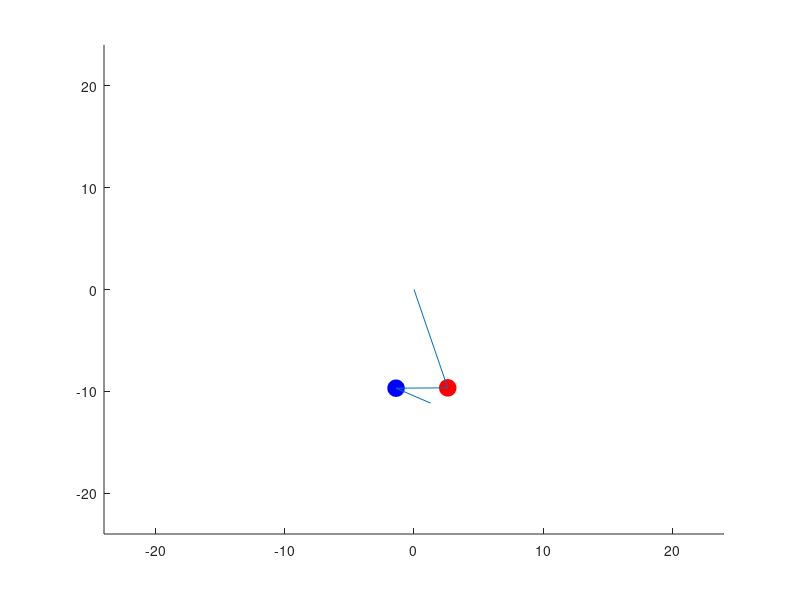

This figure's MATLAB source:
function res = doublePen()
%initial conditions
theda1Init = -pi/3; %radians
thedaDot1Init = 0; %radians/sec
theda2Init = -pi/4; %radians
thedaDot2Init = -2; %radians/sec
g = -9.81; %acceleration due to gravity
m1 = 200; %kilograms
m2 = 100; %kilograms
L1 = 10; %meters
L2 = 4; %meters


Minit = [theda1Init,thedaDot1Init,theda2Init,thedaDot2Init];

[t,M] = ode45(@diffeq, 0:.001:20 , Minit);


x1 = L1 * sin(M(:,1));
y1 = L1 * cos(M(:,1));
x2 = x1 + L2* sin(M(:,3));
y2 = y1 + L2* cos(M(:,3));



animate(t,M);


%plot_pendulum(t,M)

    function res = diffeq(t,x)
      
       
        
        %the equations
        thetaDot1 = x(2);
        
        thetaDDot1 = -((g*(2*m1+m2)*sin(x(1))+m2*(g*sin(x(1)-2*x(3))+2*(L2*x(4)^2+...
                    L1*x(2)^2*cos(x(1)-x(3)))*sin(x(1)-x(3))))/...
                    (2*L1*(m1+m2-m2*cos(x(1)-x(3))^2)));

        thetaDot2 = x(4);
        
        thetaDDot2 = (((m1+m2)*(L1*x(2)^2+g*cos(x(1)))+L2*m2*x(4)^2*cos(x(1)-x(3)))*...
                    sin(x(1)-x(3)))/(L2*(m1+m2-m2*cos(x(1)-x(3))^2));
                
        res = [thetaDot1;thetaDDot1;thetaDot2;thetaDDot2];        
                
    end

    function plot_pendulum(t,M)
        hold on;
        plot(t,M(:,1), 'b')
        plot(t,M(:,2), 'r')
        plot(t,M(:,3), 'g')
        plot(t,M(:,4), 'c')
        title('Double Pendulum', 'fontsize', 24)
        xlabel('time (seconds)', 'fontsize', 18)
        ylabel('radians or radians/sec', 'fontsize', 18)
        legend('Theta1','Theta1Dot','Theta2','Theta2Dot')
    end

    function animate(t,M)
        
        for i = 1:20:length(t)-2
     
        clf;
        hold on;
        plot(x1(i),y1(i),'ro', 'Markersize', 12, 'MarkerFaceColor', 'r')
        plot(x2(i), y2(i), 'bo', 'Markersize', 12, 'MarkerFaceColor', 'b')
        line([0 x1(i)] ,[0 y1(i)]);
        line([x1(i) x2(i)], [y1(i) y2(i)]);
        xarrow = [x2(i), x2(i) + (x2(i+1)-x2(i))*150];
        yarrow = [y2(i), y2(i) + (y2(i+1)-y2(i))*150];
        plot(xarrow, yarrow)
        axis([-L1-L2-10 L1+L2+10 -L1-L2-10 L1+L2+10]);
        drawnow;
        end
        
        
        
    end


end   